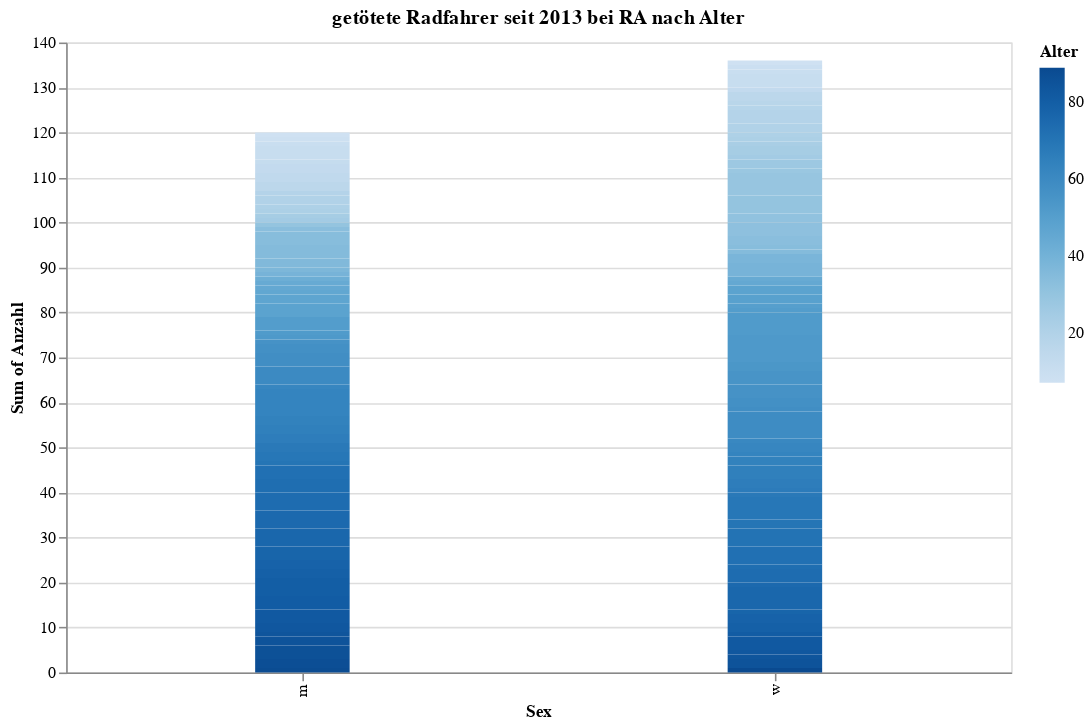

Write notebook code for a chart like this one.
### Code cell
chart

### Figure 1 — Vega-Lite specification as saved in the notebook (floating-point values rounded to 4 significant figures)
{"config": {"view": {"continuousWidth": 400, "continuousHeight": 300}}, "data": {"name": "data-0a2a2499e862b20ef0023656fcb87465"}, "mark": {"type": "bar", "size": 60, "strokeOpacity": 0.5, "strokeWidth": 0}, "encoding": {"color": {"type": "quantitative", "field": "Alter"}, "x": {"type": "nominal", "field": "Sex"}, "y": {"type": "quantitative", "aggregate": "sum", "field": "Anzahl"}}, "height": 400, "title": "getötete Radfahrer seit 2013 bei RA nach Alter", "width": 600, "$schema": "https://vega.github.io/schema/vega-lite/v4.0.2.json", "datasets": {"data-0a2a2499e862b20ef0023656fcb87465": [{"Sex": "m", "Alter": 7.0, "Anzahl": 1}, {"Sex": "m", "Alter": 8.0, "Anzahl": 1}, {"Sex": "m", "Alter": 10.0, "Anzahl": 1}, {"Sex": "m", "Alter": 11.0, "Anzahl": 3}, {"Sex": "m", "Alter": 12.0, "Anzahl": 1}, {"Sex": "m", "Alter": 13.0, "Anzahl": 2}, {"Sex": "m", "Alter": 14.0, "Anzahl": 2}, {"Sex": "m", "Alter": 16.0, "Anzahl": 2}, {"Sex": "m", "Alter": 19.0, "Anzahl": 1}, {"Sex": "m", "Alter": 20.0, "Anzahl": 2}, {"Sex": "m", "Alter": 21.0, "Anzahl": 1}, {"Sex": "m", "Alter": 22.0, "Anzahl": 1}, {"Sex": "m", "Alter": 24.0, "Anzahl": 1}, {"Sex": "m", "Alter": 25.0, "Anzahl": 1}, {"Sex": "m", "Alter": 30.0, "Anzahl": 1}, {"Sex": "m", "Alter": 33.0, "Anzahl": 1}, {"Sex": "m", "Alter": 34.0, "Anzahl": 3}, {"Sex": "m", "Alter": 35.0, "Anzahl": 3}, {"Sex": "m", "Alter": 36.0, "Anzahl": 2}, {"Sex": "m", "Alter": 37.0, "Anzahl": 1}, {"Sex": "m", "Alter": 39.0, "Anzahl": 1}, {"Sex": "m", "Alter": 42.0, "Anzahl": 1}, {"Sex": "m", "Alter": 44.0, "Anzahl": 1}, {"Sex": "m", "Alter": 45.0, "Anzahl": 1}, {"Sex": "m", "Alter": 46.0, "Anzahl": 1}, {"Sex": "m", "Alter": 47.0, "Anzahl": 2}, {"Sex": "m", "Alter": 48.0, "Anzahl": 3}, {"Sex": "m", "Alter": 51.0, "Anzahl": 3}, {"Sex": "m", "Alter": 52.0, "Anzahl": 1}, {"Sex": "m", "Alter": 53.0, "Anzahl": 1}, {"Sex": "m", "Alter": 56.0, "Anzahl": 1}, {"Sex": "m", "Alter": 57.0, "Anzahl": 2}, {"Sex": "m", "Alter": 58.0, "Anzahl": 3}, {"Sex": "m", "Alter": 60.0, "Anzahl": 4}, {"Sex": "m", "Alter": 62.0, "Anzahl": 1}, {"Sex": "m", "Alter": 63.0, "Anzahl": 6}, {"Sex": "m", "Alter": 64.0, "Anzahl": 2}, {"Sex": "m", "Alter": 65.0, "Anzahl": 2}, {"Sex": "m", "Alter": 66.0, "Anzahl": 2}, {"Sex": "m", "Alter": 68.0, "Anzahl": 2}, {"Sex": "m", "Alter": 69.0, "Anzahl": 2}, {"Sex": "m", "Alter": 70.0, "Anzahl": 1}, {"Sex": "m", "Alter": 72.0, "Anzahl": 3}, {"Sex": "m", "Alter": 73.0, "Anzahl": 3}, {"Sex": "m", "Alter": 74.0, "Anzahl": 4}, {"Sex": "m", "Alter": 75.0, "Anzahl": 4}, {"Sex": "m", "Alter": 76.0, "Anzahl": 4}, {"Sex": "m", "Alter": 77.0, "Anzahl": 3}, {"Sex": "m", "Alter": 78.0, "Anzahl": 2}, {"Sex": "m", "Alter": 79.0, "Anzahl": 2}, {"Sex": "m", "Alter": 80.0, "Anzahl": 4}, {"Sex": "m", "Alter": 81.0, "Anzahl": 3}, {"Sex": "m", "Alter": 82.0, "Anzahl": 3}, {"Sex": "m", "Alter": 83.0, "Anzahl": 2}, {"Sex": "m", "Alter": 84.0, "Anzahl": 1}, {"Sex": "m", "Alter": 85.0, "Anzahl": 2}, {"Sex": "m", "Alter": 86.0, "Anzahl": 3}, {"Sex": "m", "Alter": 87.0, "Anzahl": 2}, {"Sex": "m", "Alter": 88.0, "Anzahl": 1}, {"Sex": "w", "Alter": 7.0, "Anzahl": 1}, {"Sex": "w", "Alter": 9.0, "Anzahl": 1}, {"Sex": "w", "Alter": 10.0, "Anzahl": 1}, {"Sex": "w", "Alter": 11.0, "Anzahl": 3}, {"Sex": "w", "Alter": 13.0, "Anzahl": 1}, {"Sex": "w", "Alter": 16.0, "Anzahl": 2}, {"Sex": "w", "Alter": 17.0, "Anzahl": 1}, {"Sex": "w", "Alter": 18.0, "Anzahl": 1}, {"Sex": "w", "Alter": 19.0, "Anzahl": 3}, {"Sex": "w", "Alter": 20.0, "Anzahl": 2}, {"Sex": "w", "Alter": 21.0, "Anzahl": 1}, {"Sex": "w", "Alter": 22.0, "Anzahl": 1}, {"Sex": "w", "Alter": 23.0, "Anzahl": 1}, {"Sex": "w", "Alter": 24.0, "Anzahl": 2}, {"Sex": "w", "Alter": 25.0, "Anzahl": 1}, {"Sex": "w", "Alter": 27.0, "Anzahl": 2}, {"Sex": "w", "Alter": 28.0, "Anzahl": 1}, {"Sex": "w", "Alter": 29.0, "Anzahl": 5}, {"Sex": "w", "Alter": 30.0, "Anzahl": 4}, {"Sex": "w", "Alter": 31.0, "Anzahl": 2}, {"Sex": "w", "Alter": 32.0, "Anzahl": 3}, {"Sex": "w", "Alter": 33.0, "Anzahl": 2}, {"Sex": "w", "Alter": 34.0, "Anzahl": 1}, {"Sex": "w", "Alter": 35.0, "Anzahl": 1}, {"Sex": "w", "Alter": 38.0, "Anzahl": 2}, {"Sex": "w", "Alter": 39.0, "Anzahl": 3}, {"Sex": "w", "Alter": 44.0, "Anzahl": 1}, {"Sex": "w", "Alter": 45.0, "Anzahl": 1}, {"Sex": "w", "Alter": 48.0, "Anzahl": 2}, {"Sex": "w", "Alter": 49.0, "Anzahl": 2}, {"Sex": "w", "Alter": 50.0, "Anzahl": 1}, {"Sex": "w", "Alter": 51.0, "Anzahl": 1}, {"Sex": "w", "Alter": 52.0, "Anzahl": 5}, {"Sex": "w", "Alter": 53.0, "Anzahl": 6}, {"Sex": "w", "Alter": 54.0, "Anzahl": 2}, {"Sex": "w", "Alter": 55.0, "Anzahl": 3}, {"Sex": "w", "Alter": 56.0, "Anzahl": 3}, {"Sex": "w", "Alter": 57.0, "Anzahl": 2}, {"Sex": "w", "Alter": 58.0, "Anzahl": 1}, {"Sex": "w", "Alter": 59.0, "Anzahl": 6}, {"Sex": "w", "Alter": 61.0, "Anzahl": 1}, {"Sex": "w", "Alter": 62.0, "Anzahl": 2}, {"Sex": "w", "Alter": 63.0, "Anzahl": 1}, {"Sex": "w", "Alter": 64.0, "Anzahl": 2}, {"Sex": "w", "Alter": 65.0, "Anzahl": 3}, {"Sex": "w", "Alter": 66.0, "Anzahl": 2}, {"Sex": "w", "Alter": 67.0, "Anzahl": 1}, {"Sex": "w", "Alter": 68.0, "Anzahl": 1}, {"Sex": "w", "Alter": 69.0, "Anzahl": 5}, {"Sex": "w", "Alter": 70.0, "Anzahl": 2}, {"Sex": "w", "Alter": 71.0, "Anzahl": 4}, {"Sex": "w", "Alter": 72.0, "Anzahl": 4}, {"Sex": "w", "Alter": 73.0, "Anzahl": 1}, {"Sex": "w", "Alter": 74.0, "Anzahl": 3}, {"Sex": "w", "Alter": 75.0, "Anzahl": 1}, {"Sex": "w", "Alter": 76.0, "Anzahl": 5}, {"Sex": "w", "Alter": 77.0, "Anzahl": 1}, {"Sex": "w", "Alter": 78.0, "Anzahl": 2}, {"Sex": "w", "Alter": 79.0, "Anzahl": 2}, {"Sex": "w", "Alter": 81.0, "Anzahl": 1}, {"Sex": "w", "Alter": 82.0, "Anzahl": 3}, {"Sex": "w", "Alter": 83.0, "Anzahl": 1}, {"Sex": "w", "Alter": 84.0, "Anzahl": 1}, {"Sex": "w", "Alter": 85.0, "Anzahl": 2}, {"Sex": "w", "Alter": 89.0, "Anzahl": 1}]}}
